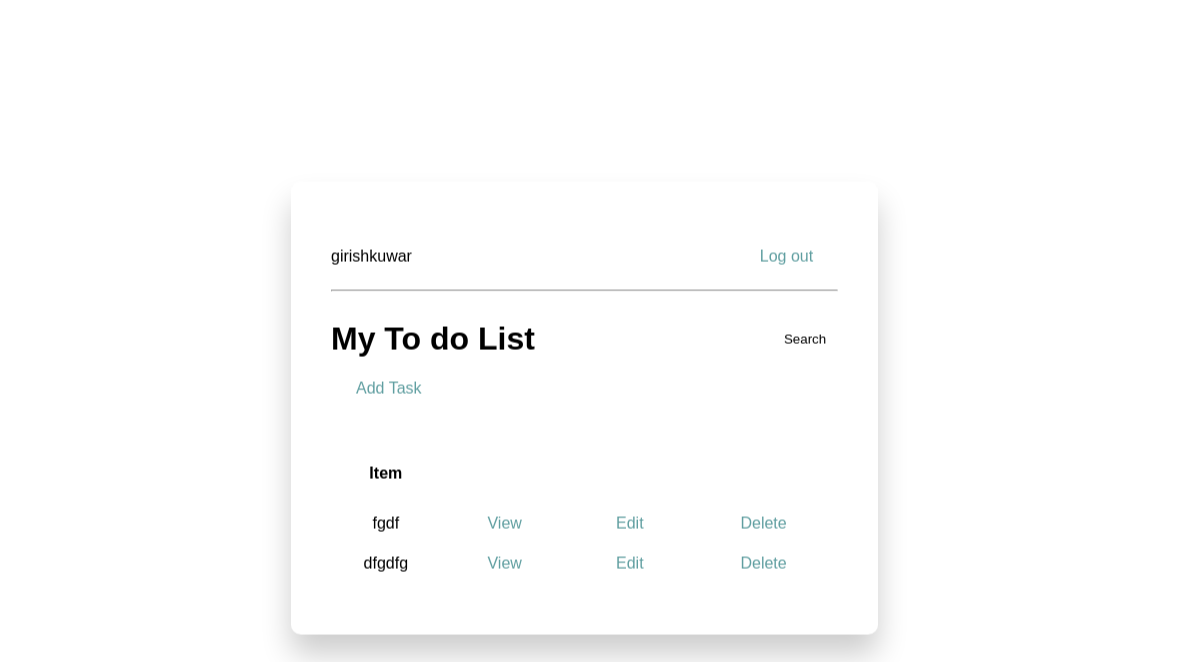
The page / (signed in) on the database as committed earlier.
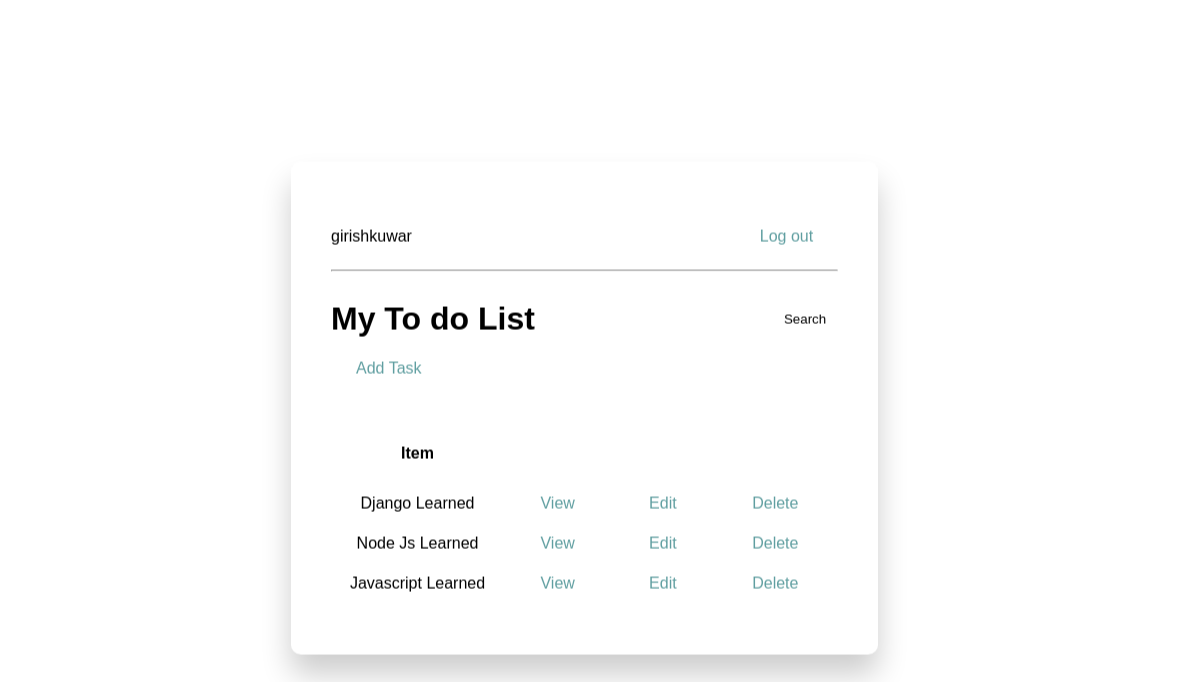
The same page on the database as committed later.
### base/models.py (models this page shows, shortened)
class Task(models.Model):
    user = models.ForeignKey(User,on_delete=models.CASCADE, null=True, blank=True)
    title = models.CharField(max_length=200 , null=True, blank=True)
    description = models.TextField(null=True, blank=True)
    complete = models.BooleanField(default=False)
    create = models.DateTimeField(auto_now_add=True)
    class Meta:
        ordering = ['complete']

### base/views.py (the view)
# urls.py: path('',TaskList.as_view(), name='tasks'),
class TaskList(LoginRequiredMixin,ListView):
    model = Task
    context_object_name = 'tasks'
    def get_context_data(self, **kwargs):
        context = super().get_context_data(**kwargs)
        context['tasks'] = context['tasks'].filter(user=self.request.user)
        context['count'] = context['tasks'].filter(complete=False).count()
        search_input = self.request.GET.get('search-area') or ''
        if search_input:
            context['tasks'] = context['tasks'].filter(
                title__startswith=search_input)
        context['search_input'] = search_input
        return context

### base/templates/base/task_list.html
{% extends 'base/main.html' %}
{% block content %}
<div class="header">
{% if request.user.is_authenticated %}
    <p>{{request.user}}</p>
    <a href="{% url 'logout' %}">Log out</a>
{% else %}
<a href="{% url 'login' %}">Login</a>
{% endif %}
</div>
<hr>
<div class="header">
<h1>My To do List {{color}}</h1>
<form action="" method="GET">
    <input type="text" name="search-area" value="{{search_input}}">
    <input type="submit" value="Search">
</form>
</div>
<a href="{% url 'task-create' %}">Add Task</a>
<table>
    <tr>
        <th>Item</th>
        <th></th>
        <th></th>
        <th></th>
    </tr>
    {% for task in tasks %}
    <tr>
        <td>{{task.title}}</td>
        <td><a href="{% url 'task' task.id %}">View</a></td>
        <td><a href="{% url 'task-update' task.id %}">Edit</a></td>
        <td><a href="{% url 'task-delete' task.id %}">Delete</a></td>
    </tr>
    {% empty %}
    <h3>No items in list</h3>
    {% endfor %}
</table>
{% endblock content %}

### base/templates/base/main.html (shortened to what this page needs)
<!DOCTYPE html>
<html lang="en">
<head>
</head>
<body>
    <div class='container'>
        {% block content %}
        {% endblock content %}
    </div>
</body>
</html>

### base/templates/base/main.html (style rules this page uses)
body { background: url(https://mcdn.wallpapersafari.com/medium/22/12/RjWP3C.jpg); font-family: 'Nunito', sans-serif; width: 40%; min-width: 634px; position: absolute; transform: translate(-50%, -50%); left: 50%; top: 50%; background-size: cover; background-repeat: round; }
.header { display: flex; justify-content: space-between; align-items: center; }
table { margin-top: 45px; width: 100%; }
table th { padding: 20px; background-color: rgba(255, 255, 255, 0.06); }
table td { text-align: center; padding: 10px 2px; }
input { border: none; padding: 12px ; background: rgba(255, 255, 255, 0.344); border-radius: 10px; backdrop-filter: blur(10px); }
h1, h2, h3, h4, h5 { font-family: 'Raleway', sans-serif; }
a { text-decoration: none; color: cadetblue; margin: 10px 25px; }
p { color: rgb(0, 0, 0); text-decoration: none; }
.container { width: 80%; padding: 50px 40px; background-color: rgba(255, 255, 255, 0.06); border-radius: 10px; box-shadow: 0 20px 30px rgba(0, 0, 0, 0.2); backdrop-filter: blur(5px); }

Rows that differ between the two databases and show on the page:
removed Task: title "fgdf"
removed Task: title "dfgdfg"
added Task: title "Django Learned"
added Task: title "Node Js Learned"
added Task: title "Javascript Learned"
